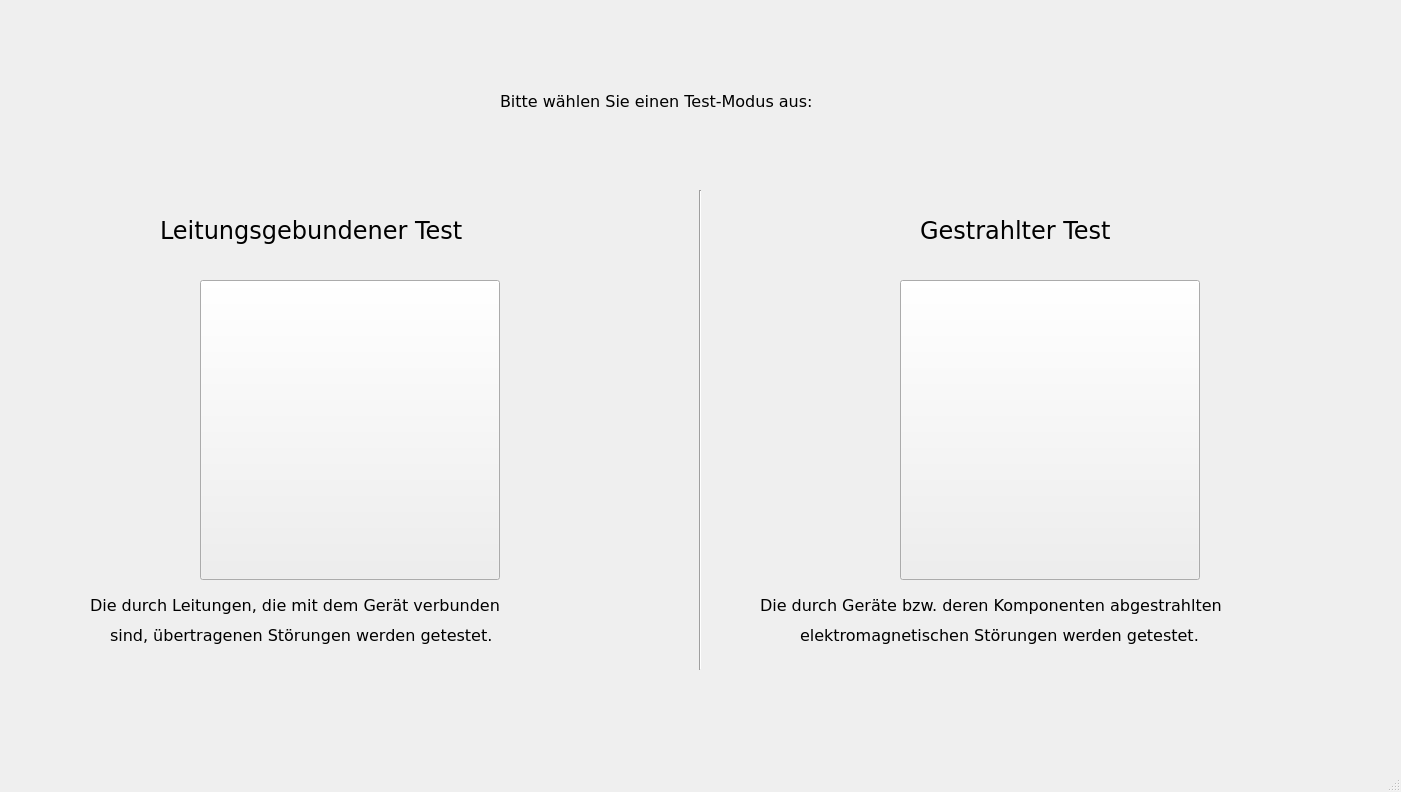
<?xml version="1.0" encoding="UTF-8"?>
<ui version="4.0">
 <class>MainWindow</class>
 <widget class="QMainWindow" name="MainWindow">
  <property name="geometry">
   <rect>
    <x>0</x>
    <y>0</y>
    <width>1401</width>
    <height>792</height>
   </rect>
  </property>
  <property name="minimumSize">
   <size>
    <width>1401</width>
    <height>792</height>
   </size>
  </property>
  <property name="maximumSize">
   <size>
    <width>1401</width>
    <height>792</height>
   </size>
  </property>
  <property name="font">
   <font>
    <family>Verdana</family>
   </font>
  </property>
  <property name="windowTitle">
   <string>EMV-Prüfung Konfiguration</string>
  </property>
  <property name="windowIcon">
   <iconset>
    <selectedon>icon materials/8.png</selectedon>
   </iconset>
  </property>
  <widget class="QWidget" name="centralwidget">
   <widget class="QToolButton" name="LeistungsgebundeneMode">
    <property name="geometry">
     <rect>
      <x>200</x>
      <y>280</y>
      <width>300</width>
      <height>300</height>
     </rect>
    </property>
    <property name="minimumSize">
     <size>
      <width>300</width>
      <height>300</height>
     </size>
    </property>
    <property name="maximumSize">
     <size>
      <width>300</width>
      <height>300</height>
     </size>
    </property>
    <property name="text">
     <string/>
    </property>
    <property name="icon">
     <iconset>
      <selectedon>icon materials/1.png</selectedon>
     </iconset>
    </property>
    <property name="iconSize">
     <size>
      <width>300</width>
      <height>300</height>
     </size>
    </property>
   </widget>
   <widget class="QToolButton" name="GestrahlteMode">
    <property name="geometry">
     <rect>
      <x>900</x>
      <y>280</y>
      <width>300</width>
      <height>300</height>
     </rect>
    </property>
    <property name="minimumSize">
     <size>
      <width>300</width>
      <height>300</height>
     </size>
    </property>
    <property name="maximumSize">
     <size>
      <width>300</width>
      <height>300</height>
     </size>
    </property>
    <property name="text">
     <string/>
    </property>
    <property name="icon">
     <iconset>
      <selectedon>icon materials/2.png</selectedon>
     </iconset>
    </property>
    <property name="iconSize">
     <size>
      <width>300</width>
      <height>300</height>
     </size>
    </property>
   </widget>
   <widget class="Line" name="VerticalLine">
    <property name="geometry">
     <rect>
      <x>690</x>
      <y>190</y>
      <width>21</width>
      <height>480</height>
     </rect>
    </property>
    <property name="minimumSize">
     <size>
      <width>21</width>
      <height>480</height>
     </size>
    </property>
    <property name="maximumSize">
     <size>
      <width>21</width>
      <height>480</height>
     </size>
    </property>
    <property name="orientation">
     <enum>Qt::Vertical</enum>
    </property>
   </widget>
   <widget class="QLabel" name="PleaseChoose">
    <property name="geometry">
     <rect>
      <x>500</x>
      <y>90</y>
      <width>401</width>
      <height>41</height>
     </rect>
    </property>
    <property name="minimumSize">
     <size>
      <width>341</width>
      <height>31</height>
     </size>
    </property>
    <property name="maximumSize">
     <size>
      <width>111111</width>
      <height>111111</height>
     </size>
    </property>
    <property name="font">
     <font>
      <pointsize>12</pointsize>
     </font>
    </property>
    <property name="text">
     <string>Bitte wählen Sie einen Test-Modus aus:
</string>
    </property>
   </widget>
   <widget class="QLabel" name="LeitungModeLabel">
    <property name="geometry">
     <rect>
      <x>160</x>
      <y>200</y>
      <width>401</width>
      <height>61</height>
     </rect>
    </property>
    <property name="minimumSize">
     <size>
      <width>401</width>
      <height>61</height>
     </size>
    </property>
    <property name="maximumSize">
     <size>
      <width>401</width>
      <height>61</height>
     </size>
    </property>
    <property name="font">
     <font>
      <pointsize>18</pointsize>
     </font>
    </property>
    <property name="text">
     <string>Leitungsgebundener Test</string>
    </property>
   </widget>
   <widget class="QLabel" name="GestrahltModeLabel">
    <property name="geometry">
     <rect>
      <x>920</x>
      <y>200</y>
      <width>300</width>
      <height>61</height>
     </rect>
    </property>
    <property name="minimumSize">
     <size>
      <width>300</width>
      <height>61</height>
     </size>
    </property>
    <property name="maximumSize">
     <size>
      <width>300</width>
      <height>61</height>
     </size>
    </property>
    <property name="font">
     <font>
      <pointsize>18</pointsize>
     </font>
    </property>
    <property name="text">
     <string>Gestrahlter Test</string>
    </property>
   </widget>
   <widget class="QLabel" name="LeitungModeExplaination1">
    <property name="geometry">
     <rect>
      <x>90</x>
      <y>590</y>
      <width>521</width>
      <height>31</height>
     </rect>
    </property>
    <property name="minimumSize">
     <size>
      <width>521</width>
      <height>31</height>
     </size>
    </property>
    <property name="maximumSize">
     <size>
      <width>521</width>
      <height>31</height>
     </size>
    </property>
    <property name="font">
     <font>
      <pointsize>12</pointsize>
     </font>
    </property>
    <property name="text">
     <string>Die durch Leitungen, die mit dem Gerät verbunden</string>
    </property>
   </widget>
   <widget class="QLabel" name="GestrahlModeExplaination1">
    <property name="geometry">
     <rect>
      <x>760</x>
      <y>590</y>
      <width>581</width>
      <height>31</height>
     </rect>
    </property>
    <property name="minimumSize">
     <size>
      <width>581</width>
      <height>31</height>
     </size>
    </property>
    <property name="maximumSize">
     <size>
      <width>581</width>
      <height>31</height>
     </size>
    </property>
    <property name="font">
     <font>
      <pointsize>12</pointsize>
     </font>
    </property>
    <property name="text">
     <string>Die durch Geräte bzw. deren Komponenten abgestrahlten</string>
    </property>
   </widget>
   <widget class="QLabel" name="LeitungModeExplaination2">
    <property name="geometry">
     <rect>
      <x>110</x>
      <y>620</y>
      <width>481</width>
      <height>31</height>
     </rect>
    </property>
    <property name="minimumSize">
     <size>
      <width>481</width>
      <height>31</height>
     </size>
    </property>
    <property name="maximumSize">
     <size>
      <width>481</width>
      <height>31</height>
     </size>
    </property>
    <property name="sizeIncrement">
     <size>
      <width>0</width>
      <height>0</height>
     </size>
    </property>
    <property name="font">
     <font>
      <family>Verdana</family>
      <pointsize>12</pointsize>
     </font>
    </property>
    <property name="text">
     <string>sind, übertragenen Störungen werden getestet.</string>
    </property>
   </widget>
   <widget class="QLabel" name="GestrahlModeExplaination2">
    <property name="geometry">
     <rect>
      <x>800</x>
      <y>620</y>
      <width>501</width>
      <height>31</height>
     </rect>
    </property>
    <property name="minimumSize">
     <size>
      <width>501</width>
      <height>31</height>
     </size>
    </property>
    <property name="maximumSize">
     <size>
      <width>501</width>
      <height>31</height>
     </size>
    </property>
    <property name="font">
     <font>
      <pointsize>12</pointsize>
     </font>
    </property>
    <property name="text">
     <string>elektromagnetischen Störungen werden getestet.</string>
    </property>
   </widget>
   <zorder>GestrahlteMode</zorder>
   <zorder>LeistungsgebundeneMode</zorder>
   <zorder>VerticalLine</zorder>
   <zorder>PleaseChoose</zorder>
   <zorder>LeitungModeLabel</zorder>
   <zorder>GestrahltModeLabel</zorder>
   <zorder>LeitungModeExplaination1</zorder>
   <zorder>GestrahlModeExplaination1</zorder>
   <zorder>LeitungModeExplaination2</zorder>
   <zorder>GestrahlModeExplaination2</zorder>
  </widget>
  <widget class="QMenuBar" name="menubar">
   <property name="geometry">
    <rect>
     <x>0</x>
     <y>0</y>
     <width>1401</width>
     <height>24</height>
    </rect>
   </property>
  </widget>
  <widget class="QStatusBar" name="statusbar"/>
 </widget>
 <resources/>
 <connections/>
</ui>
